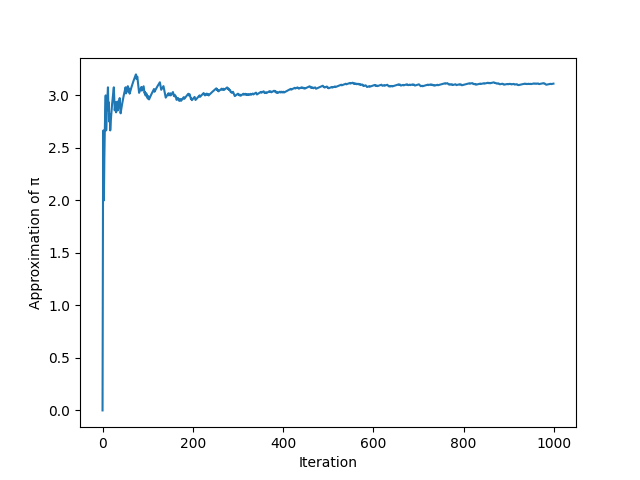

Write Python code to recreate this figure.
import numpy as np
import matplotlib.pyplot as plt

pi_approximations = np.loadtxt("pi_iterations")

plt.plot(pi_approximations)
plt.xlabel("Iteration")
plt.ylabel("Approximation of π")
plt.savefig("plot.png")   
